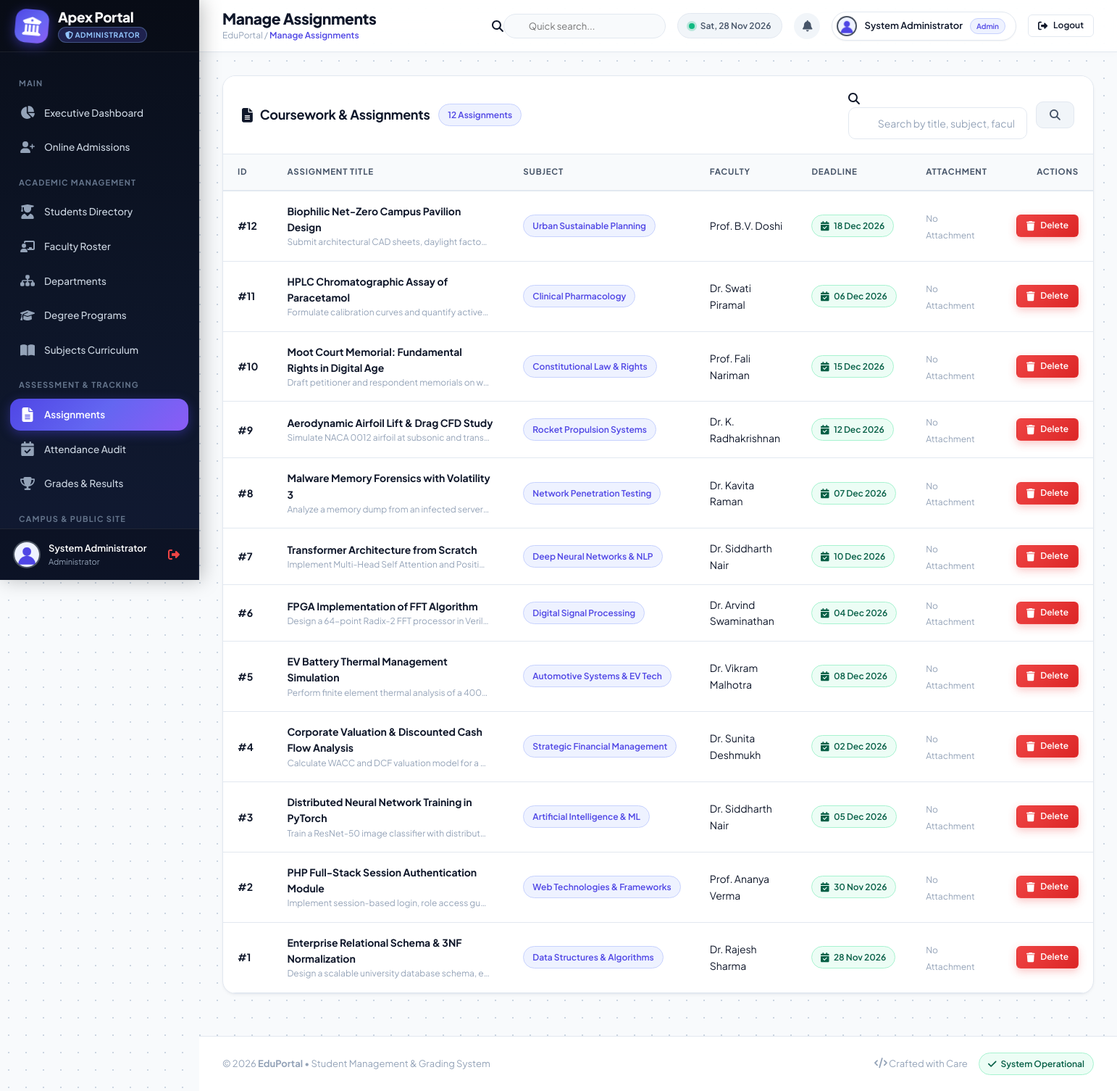
/admin/manage_assignments.php (signed in), run on the app's committed database.
### tables this page shows
CREATE TABLE `assignments` (
  `assignment_id` INT AUTO_INCREMENT PRIMARY KEY,
  `subject_id` INT DEFAULT 1,
  `course_id` INT NOT NULL,
  `faculty_id` INT NOT NULL,
  `title` VARCHAR(255) NOT NULL,
  `description` TEXT NOT NULL,
  `deadline` DATE NOT NULL,
  `max_marks` INT DEFAULT 100,
  `file_path` VARCHAR(255) DEFAULT NULL,
  `created_at` TIMESTAMP DEFAULT CURRENT_TIMESTAMP
);

CREATE TABLE `subjects` (
  `subject_id` INT AUTO_INCREMENT PRIMARY KEY,
  `subject_name` VARCHAR(150) NOT NULL,
  `subject_code` VARCHAR(50) NOT NULL UNIQUE,
  `faculty_id` INT DEFAULT NULL,
  `course` VARCHAR(100) DEFAULT 'B.Tech CSE',
  `semester` INT DEFAULT 1,
  `created_at` TIMESTAMP DEFAULT CURRENT_TIMESTAMP
);

CREATE TABLE `users` (
  `id` INT AUTO_INCREMENT PRIMARY KEY,
  `name` VARCHAR(120) NOT NULL,
  `email` VARCHAR(120) NOT NULL UNIQUE,
  `password` VARCHAR(255) NOT NULL,
  `role` ENUM('admin', 'faculty', 'student') NOT NULL DEFAULT 'student',
  `profile_picture` VARCHAR(255) DEFAULT 'default.png',
  `phone` VARCHAR(30) DEFAULT NULL,
  `created_at` TIMESTAMP DEFAULT CURRENT_TIMESTAMP
);

### config/db.php (called while the page is built, shortened)
<?php
$host = getenv('DB_HOST') ?: "127.0.0.1";
$user = getenv('DB_USER') ?: "root";
$password = getenv('DB_PASSWORD') !== false ? getenv('DB_PASSWORD') : "";
$database = getenv('DB_NAME') ?: "student_portal";
$port = getenv('DB_PORT') ? (int)getenv('DB_PORT') : 3306;
try {
    $con = @mysqli_connect($host, $user, $password, $database, $port);
} catch (Throwable $e) {
    $con = false;
}
mysqli_set_charset($con, "utf8mb4");
if ($con) {
    static $schema_checked = false;
    if (!$schema_checked) {
if (!function_exists('safe_num_rows')) {
    function safe_num_rows($result) {
        if ($result && is_object($result)) {
            return mysqli_num_rows($result);
        }
        return 0;
    }
}
    }
}
if (!function_exists('get_subject_col')) {
    function get_subject_col($con) {
        static $resolved_col = null;
        $res = @mysqli_query($con, "SHOW COLUMNS FROM `subjects` LIKE 'suject_name'");
        if ($res && safe_num_rows($res) > 0) {
            $resolved_col = 'suject_name';
        } else {
            $resolved_col = 'subject_name';
        }
        return $resolved_col;
    }
}
if (!function_exists('safe_fetch_assoc')) {
    function safe_fetch_assoc($result) {
        if ($result && is_object($result) && mysqli_num_rows($result) > 0) {
            return mysqli_fetch_assoc($result);
        }
        return [];
    }
}
?>

### admin/manage_assignments.php (the view, shortened to what this page needs)
<?php
include("../config/db.php");
$search = "";
$subj_col = get_subject_col($con);
if (isset($_GET['search']) && !empty(trim($_GET['search']))) {
    $search = escape($con, $_GET['search']);
    $query = mysqli_query($con, "
        SELECT assignments.*, subjects.`$subj_col` AS subject_name, users.name AS faculty_name
        FROM assignments
        LEFT JOIN subjects ON assignments.subject_id = subjects.subject_id
        LEFT JOIN faculty ON assignments.faculty_id = faculty.faculty_id
        LEFT JOIN users ON faculty.user_id = users.id
        WHERE assignments.title LIKE '%$search%'
           OR subjects.`$subj_col` LIKE '%$search%'
           OR users.name LIKE '%$search%'
        ORDER BY assignments.assignment_id DESC
    ");
} else {
    $query = mysqli_query($con, "
        SELECT assignments.*, subjects.`$subj_col` AS subject_name, users.name AS faculty_name
        FROM assignments
        LEFT JOIN subjects ON assignments.subject_id = subjects.subject_id
        LEFT JOIN faculty ON assignments.faculty_id = faculty.faculty_id
        LEFT JOIN users ON faculty.user_id = users.id
        ORDER BY assignments.assignment_id DESC
    ");
}
include("../includes/header.php");
include("../includes/sidebar_admin.php");
include("../includes/navbar.php");
?>
<div class="card">
    <div class="card-header">
        <div style="display:flex; align-items:center; gap:12px; flex-wrap:wrap;">
            <h3><i class="fa-solid fa-file-lines"></i> Coursework & Assignments</h3>
            <span class="badge badge-primary"><?php echo safe_num_rows($query); ?> Assignments</span>
        </div>
        <div style="display:flex; align-items:center; gap:12px; flex-wrap:wrap;">
            <form method="GET" class="search-toolbar">
                <div class="search-input-group">
                    <i class="fa-solid fa-magnifying-glass"></i>
                    <input type="text" name="search" class="form-control" placeholder="Search by title, subject, faculty..." value="<?php echo htmlspecialchars($search); ?>">
                </div>
                <button type="submit" class="btn btn-secondary"><i class="fa-solid fa-search"></i></button>
            </form>
        </div>
    </div>
    <div class="card-body" style="padding:0;">
        <div class="table-responsive">
            <table class="custom-table">
                <thead>
                    <tr>
                        <th>ID</th>
                        <th>Assignment Title</th>
                        <th>Subject</th>
                        <th>Faculty</th>
                        <th>Deadline</th>
                        <th>Attachment</th>
                        <th style="text-align:right;">Actions</th>
                    </tr>
                </thead>
                <tbody>
                    <?php if ($query && safe_num_rows($query) > 0): ?>
                        <?php while ($row = safe_fetch_assoc($query)):
                            $is_overdue = (strtotime($row['deadline']) < strtotime(date('Y-m-d')));
                        ?>
                            <tr>
                                <td><strong>#<?php echo $row['assignment_id']; ?></strong></td>
                                <td>
                                    <div style="font-weight:700; color:var(--text-primary);"><?php echo htmlspecialchars($row['title']); ?></div>
                                    <div style="font-size:12px; color:var(--text-muted); max-width:280px; overflow:hidden; text-overflow:ellipsis; white-space:nowrap;">
                                        <?php echo htmlspecialchars($row['description']); ?>
                                    </div>
                                </td>
                                <td>
                                    <?php if (!empty($row['subject_name'])): ?>
                                        <span class="badge badge-primary"><?php echo htmlspecialchars($row['subject_name']); ?></span>
                                    <?php else: ?>
                                        <span class="badge badge-dark">General</span>
                                    <?php endif; ?>
                                </td>
                                <td><?php echo htmlspecialchars($row['faculty_name'] ?? 'Faculty'); ?></td>
                                <td>
                                    <?php if ($is_overdue): ?>
                                        <span class="badge badge-danger"><i class="fa-solid fa-clock"></i> <?php echo date('d M Y', strtotime($row['deadline'])); ?></span>
                                    <?php else: ?>
                                        <span class="badge badge-success"><i class="fa-solid fa-calendar-check"></i> <?php echo date('d M Y', strtotime($row['deadline'])); ?></span>
                                    <?php endif; ?>
                                </td>
                                <td>
                                    <?php if (!empty($row['file_path']) && file_exists("../uploads/assignments/" . $row['file_path'])): ?>
                                        <a href="../uploads/assignments/<?php echo urlencode($row['file_path']); ?>" class="btn btn-outline btn-sm" download>
                                            <i class="fa-solid fa-download"></i> Download
                                        </a>
                                    <?php else: ?>
                                        <span style="color:#94a3b8; font-size:12px;">No Attachment</span>
                                    <?php endif; ?>
                                </td>
                                <td style="text-align:right;">
                                    <div class="table-actions">
                                        <a href="delete_assignment.php?id=<?php echo $row['assignment_id']; ?>" class="btn btn-danger btn-sm" onclick="return confirm('Delete this assignment and its submissions?')" title="Delete Assignment">
                                            <i class="fa-solid fa-trash"></i> Delete
                                        </a>
                                    </div>
                                </td>
                            </tr>
                        <?php endwhile; ?>
                    <?php endif; ?>
                </tbody>
            </table>
        </div>
    </div>
</div>
<?php include("../includes/footer.php"); ?>

### data on the page
assignments: assignment_id "12", title "Biophilic Net-Zero Campus Pavilion Design", description "Submit architectural CAD sheets, daylight facto…", subject.subject_name "Urban Sustainable Planning", users.name "Prof. B.V. Doshi", deadline "18 Dec 2026", file_path "No Attachment"
assignments: assignment_id "11", title "HPLC Chromatographic Assay of Paracetamol", description "Formulate calibration curves and quantify active…", subject.subject_name "Clinical Pharmacology", users.name "Dr. Swati Piramal", deadline "06 Dec 2026", shows "No Attachment"
assignments: assignment_id "10", title "Moot Court Memorial: Fundamental Rights in Digital Age", description "Draft petitioner and respondent memorials on w…", subject.subject_name "Constitutional Law & Rights", users.name "Prof. Fali Nariman", deadline "15 Dec 2026", shows "No Attachment"
assignments: assignment_id "9", title "Aerodynamic Airfoil Lift & Drag CFD Study", description "Simulate NACA 0012 airfoil at subsonic and trans…", subject.subject_name "Rocket Propulsion Systems", users.name "Dr. K. Radhakrishnan", deadline "12 Dec 2026", file_path "No Attachment"
assignments: assignment_id "8", title "Malware Memory Forensics with Volatility 3", description "Analyze a memory dump from an infected server…", subject.subject_name "Network Penetration Testing", users.name "Dr. Kavita Raman", deadline "07 Dec 2026", shows "No Attachment"
assignments: assignment_id "7", title "Transformer Architecture from Scratch", description "Implement Multi-Head Self Attention and Positi…", subject.subject_name "Deep Neural Networks & NLP", users.name "Dr. Siddharth Nair", deadline "10 Dec 2026", shows "No Attachment"
assignments: assignment_id "6", title "FPGA Implementation of FFT Algorithm", description "Design a 64-point Radix-2 FFT processor in Veril…", subject.subject_name "Digital Signal Processing", users.name "Dr. Arvind Swaminathan", deadline "04 Dec 2026", file_path "No Attachment"
assignments: assignment_id "5", title "EV Battery Thermal Management Simulation", description "Perform finite element thermal analysis of a 400…", subject.subject_name "Automotive Systems & EV Tech", users.name "Dr. Vikram Malhotra", deadline "08 Dec 2026", file_path "No Attachment"
assignments: assignment_id "4", title "Corporate Valuation & Discounted Cash Flow Analysis", description "Calculate WACC and DCF valuation model for a…", subject.subject_name "Strategic Financial Management", users.name "Dr. Sunita Deshmukh", deadline "02 Dec 2026", shows "No Attachment"
assignments: assignment_id "3", title "Distributed Neural Network Training in PyTorch", description "Train a ResNet-50 image classifier with distribut…", subject.subject_name "Artificial Intelligence & ML", users.name "Dr. Siddharth Nair", deadline "05 Dec 2026", file_path "No Attachment"
assignments: assignment_id "2", title "PHP Full-Stack Session Authentication Module", description "Implement session-based login, role access gu…", subject.subject_name "Web Technologies & Frameworks", users.name "Prof. Ananya Verma", deadline "30 Nov 2026", shows "No Attachment"
assignments: assignment_id "1", title "Enterprise Relational Schema & 3NF Normalization", description "Design a scalable university database schema, e…", subject.subject_name "Data Structures & Algorithms", users.name "Dr. Rajesh Sharma", deadline "28 Nov 2026", shows "No Attachment"

### other printed values
$admin_name "System Administrator"
$header_title "Manage Assignments"
$user_name "System Administrator"
$user_role_label "Admin"
safe_num_rows($query) "12"
